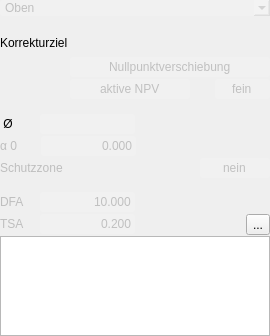
<?xml version="1.0" encoding="UTF-8"?>
<ui version="4.0">
 <class>TP_Bohrung</class>
 <widget class="QWidget" name="TP_Bohrung">
  <property name="geometry">
   <rect>
    <x>0</x>
    <y>0</y>
    <width>270</width>
    <height>336</height>
   </rect>
  </property>
  <property name="minimumSize">
   <size>
    <width>0</width>
    <height>0</height>
   </size>
  </property>
  <property name="maximumSize">
   <size>
    <width>270</width>
    <height>16777215</height>
   </size>
  </property>
  <property name="windowTitle">
   <string>Form</string>
  </property>
  <property name="styleSheet">
   <string notr="true">QLineEdit{color:rgb(192,192,192);
                  background-color: rgba(255, 255, 255,32);
                  border-radius:3px;}
QLineEdit:focus{color:rgb(192,192,192);
                             border: 1px solid;
                             border-color: rgb(0, 128, 0);
                            selection-background-color: rgb(40, 76, 117);}

QComboBox{color:rgb(192,192,192);
                        background-color: rgba(255, 255, 255,32);
                         border-radius:3px;}</string>
  </property>
  <layout class="QVBoxLayout" name="verticalLayout">
   <property name="spacing">
    <number>0</number>
   </property>
   <property name="leftMargin">
    <number>0</number>
   </property>
   <property name="topMargin">
    <number>0</number>
   </property>
   <property name="rightMargin">
    <number>0</number>
   </property>
   <property name="bottomMargin">
    <number>0</number>
   </property>
   <item>
    <widget class="TPComboBox" name="comboBox_Frame">
     <item>
      <property name="text">
       <string>Oben</string>
      </property>
     </item>
     <item>
      <property name="text">
       <string>Hinten</string>
      </property>
     </item>
     <item>
      <property name="text">
       <string>Links</string>
      </property>
     </item>
     <item>
      <property name="text">
       <string>Vorne</string>
      </property>
     </item>
     <item>
      <property name="text">
       <string>Rechts</string>
      </property>
     </item>
    </widget>
   </item>
   <item>
    <spacer name="verticalSpacer_2">
     <property name="orientation">
      <enum>Qt::Vertical</enum>
     </property>
     <property name="sizeType">
      <enum>QSizePolicy::Fixed</enum>
     </property>
     <property name="sizeHint" stdset="0">
      <size>
       <width>20</width>
       <height>13</height>
      </size>
     </property>
    </spacer>
   </item>
   <item>
    <widget class="QLabel" name="label_Korrekturziel">
     <property name="maximumSize">
      <size>
       <width>16777215</width>
       <height>30</height>
      </size>
     </property>
     <property name="text">
      <string>Korrekturziel</string>
     </property>
    </widget>
   </item>
   <item>
    <layout class="QHBoxLayout" name="horizontalLayout">
     <property name="spacing">
      <number>0</number>
     </property>
     <property name="bottomMargin">
      <number>2</number>
     </property>
     <item>
      <spacer name="horizontalSpacer_Nullpunktverschiebung">
       <property name="orientation">
        <enum>Qt::Horizontal</enum>
       </property>
       <property name="sizeType">
        <enum>QSizePolicy::Expanding</enum>
       </property>
       <property name="sizeHint" stdset="0">
        <size>
         <width>40</width>
         <height>20</height>
        </size>
       </property>
      </spacer>
     </item>
     <item>
      <widget class="QLineEdit" name="lineEdit_Nullpunkverschiebung">
       <property name="enabled">
        <bool>false</bool>
       </property>
       <property name="minimumSize">
        <size>
         <width>200</width>
         <height>0</height>
        </size>
       </property>
       <property name="maximumSize">
        <size>
         <width>200</width>
         <height>20</height>
        </size>
       </property>
       <property name="text">
        <string>Nullpunktverschiebung</string>
       </property>
       <property name="alignment">
        <set>Qt::AlignCenter</set>
       </property>
      </widget>
     </item>
    </layout>
   </item>
   <item>
    <layout class="QHBoxLayout" name="horizontalLayout_Aktive_NPV">
     <property name="spacing">
      <number>0</number>
     </property>
     <property name="bottomMargin">
      <number>2</number>
     </property>
     <item>
      <spacer name="horizontalSpacer">
       <property name="orientation">
        <enum>Qt::Horizontal</enum>
       </property>
       <property name="sizeType">
        <enum>QSizePolicy::Expanding</enum>
       </property>
       <property name="sizeHint" stdset="0">
        <size>
         <width>40</width>
         <height>20</height>
        </size>
       </property>
      </spacer>
     </item>
     <item>
      <widget class="QLineEdit" name="lineEdit_Aktive_NPV">
       <property name="enabled">
        <bool>false</bool>
       </property>
       <property name="minimumSize">
        <size>
         <width>120</width>
         <height>0</height>
        </size>
       </property>
       <property name="maximumSize">
        <size>
         <width>120</width>
         <height>20</height>
        </size>
       </property>
       <property name="text">
        <string>aktive NPV</string>
       </property>
       <property name="alignment">
        <set>Qt::AlignCenter</set>
       </property>
      </widget>
     </item>
     <item>
      <spacer name="horizontalSpacer_2">
       <property name="orientation">
        <enum>Qt::Horizontal</enum>
       </property>
       <property name="sizeType">
        <enum>QSizePolicy::Fixed</enum>
       </property>
       <property name="sizeHint" stdset="0">
        <size>
         <width>25</width>
         <height>20</height>
        </size>
       </property>
      </spacer>
     </item>
     <item>
      <widget class="QLineEdit" name="lineEdit_Aktive_NPV_2">
       <property name="enabled">
        <bool>false</bool>
       </property>
       <property name="minimumSize">
        <size>
         <width>55</width>
         <height>0</height>
        </size>
       </property>
       <property name="maximumSize">
        <size>
         <width>55</width>
         <height>20</height>
        </size>
       </property>
       <property name="text">
        <string>fein</string>
       </property>
       <property name="alignment">
        <set>Qt::AlignCenter</set>
       </property>
      </widget>
     </item>
    </layout>
   </item>
   <item>
    <spacer name="verticalSpacer_3">
     <property name="orientation">
      <enum>Qt::Vertical</enum>
     </property>
     <property name="sizeType">
      <enum>QSizePolicy::Fixed</enum>
     </property>
     <property name="sizeHint" stdset="0">
      <size>
       <width>20</width>
       <height>13</height>
      </size>
     </property>
    </spacer>
   </item>
   <item>
    <layout class="QHBoxLayout" name="horizontalLayout_Durchmesser">
     <property name="spacing">
      <number>0</number>
     </property>
     <property name="bottomMargin">
      <number>2</number>
     </property>
     <item>
      <widget class="QLabel" name="label_Durchmesser">
       <property name="enabled">
        <bool>true</bool>
       </property>
       <property name="minimumSize">
        <size>
         <width>40</width>
         <height>20</height>
        </size>
       </property>
       <property name="maximumSize">
        <size>
         <width>16777215</width>
         <height>20</height>
        </size>
       </property>
       <property name="text">
        <string> Ø</string>
       </property>
      </widget>
     </item>
     <item>
      <widget class="MLineEdit" name="lineEdit_Durchmesser">
       <property name="enabled">
        <bool>true</bool>
       </property>
       <property name="minimumSize">
        <size>
         <width>75</width>
         <height>20</height>
        </size>
       </property>
       <property name="maximumSize">
        <size>
         <width>95</width>
         <height>16777215</height>
        </size>
       </property>
       <property name="text">
        <string/>
       </property>
       <property name="alignment">
        <set>Qt::AlignRight|Qt::AlignTrailing|Qt::AlignVCenter</set>
       </property>
      </widget>
     </item>
     <item>
      <spacer name="horizontalSpacer_11">
       <property name="orientation">
        <enum>Qt::Horizontal</enum>
       </property>
       <property name="sizeHint" stdset="0">
        <size>
         <width>40</width>
         <height>20</height>
        </size>
       </property>
      </spacer>
     </item>
    </layout>
   </item>
   <item>
    <layout class="QHBoxLayout" name="horizontalLayout_Alpha">
     <property name="spacing">
      <number>1</number>
     </property>
     <property name="bottomMargin">
      <number>2</number>
     </property>
     <item>
      <widget class="QLabel" name="label_Alpha">
       <property name="enabled">
        <bool>false</bool>
       </property>
       <property name="minimumSize">
        <size>
         <width>40</width>
         <height>20</height>
        </size>
       </property>
       <property name="maximumSize">
        <size>
         <width>16777215</width>
         <height>20</height>
        </size>
       </property>
       <property name="text">
        <string>α 0</string>
       </property>
      </widget>
     </item>
     <item>
      <widget class="QLineEdit" name="lineEdit_Alpha">
       <property name="enabled">
        <bool>false</bool>
       </property>
       <property name="minimumSize">
        <size>
         <width>75</width>
         <height>20</height>
        </size>
       </property>
       <property name="maximumSize">
        <size>
         <width>95</width>
         <height>16777215</height>
        </size>
       </property>
       <property name="text">
        <string>0.000</string>
       </property>
       <property name="alignment">
        <set>Qt::AlignRight|Qt::AlignTrailing|Qt::AlignVCenter</set>
       </property>
      </widget>
     </item>
     <item>
      <spacer name="horizontalSpacer_10">
       <property name="orientation">
        <enum>Qt::Horizontal</enum>
       </property>
       <property name="sizeHint" stdset="0">
        <size>
         <width>40</width>
         <height>20</height>
        </size>
       </property>
      </spacer>
     </item>
    </layout>
   </item>
   <item>
    <layout class="QHBoxLayout" name="horizontalLayout_Schutzzone">
     <property name="spacing">
      <number>2</number>
     </property>
     <property name="bottomMargin">
      <number>1</number>
     </property>
     <item>
      <widget class="QLabel" name="label_Schutzzone">
       <property name="enabled">
        <bool>false</bool>
       </property>
       <property name="minimumSize">
        <size>
         <width>0</width>
         <height>20</height>
        </size>
       </property>
       <property name="maximumSize">
        <size>
         <width>16777215</width>
         <height>20</height>
        </size>
       </property>
       <property name="text">
        <string>Schutzzone</string>
       </property>
      </widget>
     </item>
     <item>
      <spacer name="horizontalSpacer_12">
       <property name="orientation">
        <enum>Qt::Horizontal</enum>
       </property>
       <property name="sizeHint" stdset="0">
        <size>
         <width>40</width>
         <height>20</height>
        </size>
       </property>
      </spacer>
     </item>
     <item>
      <widget class="QLineEdit" name="lineEdit_Schutzzone">
       <property name="enabled">
        <bool>false</bool>
       </property>
       <property name="minimumSize">
        <size>
         <width>70</width>
         <height>20</height>
        </size>
       </property>
       <property name="maximumSize">
        <size>
         <width>70</width>
         <height>20</height>
        </size>
       </property>
       <property name="text">
        <string>nein</string>
       </property>
       <property name="alignment">
        <set>Qt::AlignCenter</set>
       </property>
      </widget>
     </item>
    </layout>
   </item>
   <item>
    <spacer name="verticalSpacer_4">
     <property name="orientation">
      <enum>Qt::Vertical</enum>
     </property>
     <property name="sizeType">
      <enum>QSizePolicy::Fixed</enum>
     </property>
     <property name="sizeHint" stdset="0">
      <size>
       <width>20</width>
       <height>13</height>
      </size>
     </property>
    </spacer>
   </item>
   <item>
    <layout class="QHBoxLayout" name="horizontalLayout_DFA">
     <property name="spacing">
      <number>0</number>
     </property>
     <property name="bottomMargin">
      <number>2</number>
     </property>
     <item>
      <widget class="QLabel" name="label_DFA">
       <property name="enabled">
        <bool>false</bool>
       </property>
       <property name="minimumSize">
        <size>
         <width>40</width>
         <height>20</height>
        </size>
       </property>
       <property name="maximumSize">
        <size>
         <width>16777215</width>
         <height>20</height>
        </size>
       </property>
       <property name="text">
        <string>DFA</string>
       </property>
      </widget>
     </item>
     <item>
      <widget class="QLineEdit" name="lineEdit_DFA">
       <property name="enabled">
        <bool>false</bool>
       </property>
       <property name="minimumSize">
        <size>
         <width>75</width>
         <height>20</height>
        </size>
       </property>
       <property name="maximumSize">
        <size>
         <width>95</width>
         <height>16777215</height>
        </size>
       </property>
       <property name="text">
        <string>10.000</string>
       </property>
       <property name="alignment">
        <set>Qt::AlignRight|Qt::AlignTrailing|Qt::AlignVCenter</set>
       </property>
      </widget>
     </item>
     <item>
      <spacer name="horizontalSpacer_13">
       <property name="orientation">
        <enum>Qt::Horizontal</enum>
       </property>
       <property name="sizeHint" stdset="0">
        <size>
         <width>40</width>
         <height>20</height>
        </size>
       </property>
      </spacer>
     </item>
    </layout>
   </item>
   <item>
    <layout class="QHBoxLayout" name="horizontalLayout_TSA">
     <property name="spacing">
      <number>0</number>
     </property>
     <property name="bottomMargin">
      <number>1</number>
     </property>
     <item>
      <widget class="QLabel" name="label_TSA">
       <property name="enabled">
        <bool>false</bool>
       </property>
       <property name="minimumSize">
        <size>
         <width>40</width>
         <height>20</height>
        </size>
       </property>
       <property name="maximumSize">
        <size>
         <width>16777215</width>
         <height>20</height>
        </size>
       </property>
       <property name="acceptDrops">
        <bool>true</bool>
       </property>
       <property name="text">
        <string>TSA</string>
       </property>
      </widget>
     </item>
     <item>
      <widget class="MLineEdit" name="lineEdit_TSA">
       <property name="enabled">
        <bool>true</bool>
       </property>
       <property name="minimumSize">
        <size>
         <width>75</width>
         <height>20</height>
        </size>
       </property>
       <property name="maximumSize">
        <size>
         <width>95</width>
         <height>16777215</height>
        </size>
       </property>
       <property name="acceptDrops">
        <bool>true</bool>
       </property>
       <property name="toolTip">
        <string>Vertrauensbereich</string>
       </property>
       <property name="text">
        <string>0.200</string>
       </property>
       <property name="alignment">
        <set>Qt::AlignRight|Qt::AlignTrailing|Qt::AlignVCenter</set>
       </property>
      </widget>
     </item>
     <item>
      <spacer name="horizontalSpacer_14">
       <property name="orientation">
        <enum>Qt::Horizontal</enum>
       </property>
       <property name="sizeHint" stdset="0">
        <size>
         <width>40</width>
         <height>20</height>
        </size>
       </property>
      </spacer>
     </item>
     <item>
      <widget class="QToolButton" name="toolButton_Paste">
       <property name="text">
        <string>...</string>
       </property>
       <property name="icon">
        <iconset>
         <normalon>:/Icons/Main/paste.png</normalon>
        </iconset>
       </property>
      </widget>
     </item>
    </layout>
   </item>
   <item>
    <widget class="QTextEdit" name="textEdit_Anfahren">
     <property name="minimumSize">
      <size>
       <width>0</width>
       <height>100</height>
      </size>
     </property>
     <property name="maximumSize">
      <size>
       <width>16777215</width>
       <height>100</height>
      </size>
     </property>
     <property name="font">
      <font>
       <family>Lucida Console</family>
      </font>
     </property>
    </widget>
   </item>
  </layout>
 </widget>
 <customwidgets>
  <customwidget>
   <class>MLineEdit</class>
   <extends>QLineEdit</extends>
   <header location="global">Classes/mlineedit.h</header>
  </customwidget>
  <customwidget>
   <class>TPComboBox</class>
   <extends>QComboBox</extends>
   <header location="global">Classes/tpcombobox.h</header>
  </customwidget>
 </customwidgets>
 <resources/>
 <connections/>
</ui>
